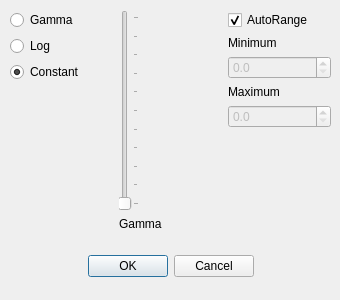
<?xml version="1.0" encoding="UTF-8"?>
<ui version="4.0">
 <class>ContrastSettings</class>
 <widget class="QDialog" name="ContrastSettings">
  <property name="geometry">
   <rect>
    <x>0</x>
    <y>0</y>
    <width>340</width>
    <height>300</height>
   </rect>
  </property>
  <property name="windowTitle">
   <string>Contrast Settings</string>
  </property>
  <widget class="QDialogButtonBox" name="buttonBox">
   <property name="geometry">
    <rect>
     <x>10</x>
     <y>250</y>
     <width>321</width>
     <height>32</height>
    </rect>
   </property>
   <property name="orientation">
    <enum>Qt::Horizontal</enum>
   </property>
   <property name="standardButtons">
    <set>QDialogButtonBox::Cancel|QDialogButtonBox::Ok</set>
   </property>
   <property name="centerButtons">
    <bool>true</bool>
   </property>
  </widget>
  <widget class="QWidget" name="horizontalLayoutWidget">
   <property name="geometry">
    <rect>
     <x>10</x>
     <y>10</y>
     <width>321</width>
     <height>221</height>
    </rect>
   </property>
   <layout class="QHBoxLayout" name="horizontalLayout">
    <item>
     <layout class="QVBoxLayout" name="verticalLayout_3" stretch="0,0,0,0">
      <property name="bottomMargin">
       <number>0</number>
      </property>
      <item>
       <widget class="QRadioButton" name="radioGamma">
        <property name="text">
         <string>Gamma</string>
        </property>
       </widget>
      </item>
      <item>
       <widget class="QRadioButton" name="radioLog">
        <property name="text">
         <string>Log</string>
        </property>
       </widget>
      </item>
      <item>
       <widget class="QRadioButton" name="radioConstant">
        <property name="text">
         <string>Constant</string>
        </property>
        <property name="checked">
         <bool>true</bool>
        </property>
       </widget>
      </item>
      <item>
       <spacer name="verticalSpacer_2">
        <property name="orientation">
         <enum>Qt::Vertical</enum>
        </property>
        <property name="sizeHint" stdset="0">
         <size>
          <width>20</width>
          <height>40</height>
         </size>
        </property>
       </spacer>
      </item>
     </layout>
    </item>
    <item>
     <layout class="QVBoxLayout" name="verticalLayout_2">
      <item>
       <widget class="QSlider" name="gammaSldr">
        <property name="maximum">
         <number>100</number>
        </property>
        <property name="singleStep">
         <number>0</number>
        </property>
        <property name="value">
         <number>0</number>
        </property>
        <property name="orientation">
         <enum>Qt::Vertical</enum>
        </property>
        <property name="tickPosition">
         <enum>QSlider::TicksBelow</enum>
        </property>
        <property name="tickInterval">
         <number>10</number>
        </property>
       </widget>
      </item>
      <item>
       <widget class="QLabel" name="Gamma">
        <property name="text">
         <string>Gamma</string>
        </property>
       </widget>
      </item>
     </layout>
    </item>
    <item>
     <layout class="QVBoxLayout" name="verticalLayout" stretch="0,0,0,0,0,0">
      <item>
       <widget class="QCheckBox" name="autoRange">
        <property name="text">
         <string>AutoRange</string>
        </property>
        <property name="checked">
         <bool>true</bool>
        </property>
       </widget>
      </item>
      <item>
       <widget class="QLabel" name="labeMinimuml">
        <property name="text">
         <string>Minimum</string>
        </property>
       </widget>
      </item>
      <item>
       <widget class="QDoubleSpinBox" name="minSB">
        <property name="enabled">
         <bool>false</bool>
        </property>
        <property name="decimals">
         <number>1</number>
        </property>
        <property name="maximum">
         <double>999999.000000000000000</double>
        </property>
        <property name="singleStep">
         <double>0.100000000000000</double>
        </property>
       </widget>
      </item>
      <item>
       <widget class="QLabel" name="labelMaximum">
        <property name="text">
         <string>Maximum</string>
        </property>
       </widget>
      </item>
      <item>
       <widget class="QDoubleSpinBox" name="maxSB">
        <property name="enabled">
         <bool>false</bool>
        </property>
        <property name="decimals">
         <number>1</number>
        </property>
        <property name="maximum">
         <double>999999.000000000000000</double>
        </property>
        <property name="singleStep">
         <double>0.100000000000000</double>
        </property>
       </widget>
      </item>
      <item>
       <spacer name="verticalSpacer">
        <property name="orientation">
         <enum>Qt::Vertical</enum>
        </property>
        <property name="sizeHint" stdset="0">
         <size>
          <width>20</width>
          <height>40</height>
         </size>
        </property>
       </spacer>
      </item>
     </layout>
    </item>
   </layout>
  </widget>
 </widget>
 <resources/>
 <connections>
  <connection>
   <sender>buttonBox</sender>
   <signal>rejected()</signal>
   <receiver>ContrastSettings</receiver>
   <slot>reject()</slot>
   <hints>
    <hint type="sourcelabel">
     <x>316</x>
     <y>260</y>
    </hint>
    <hint type="destinationlabel">
     <x>286</x>
     <y>274</y>
    </hint>
   </hints>
  </connection>
  <connection>
   <sender>buttonBox</sender>
   <signal>accepted()</signal>
   <receiver>ContrastSettings</receiver>
   <slot>accept()</slot>
   <hints>
    <hint type="sourcelabel">
     <x>248</x>
     <y>254</y>
    </hint>
    <hint type="destinationlabel">
     <x>157</x>
     <y>274</y>
    </hint>
   </hints>
  </connection>
 </connections>
</ui>
